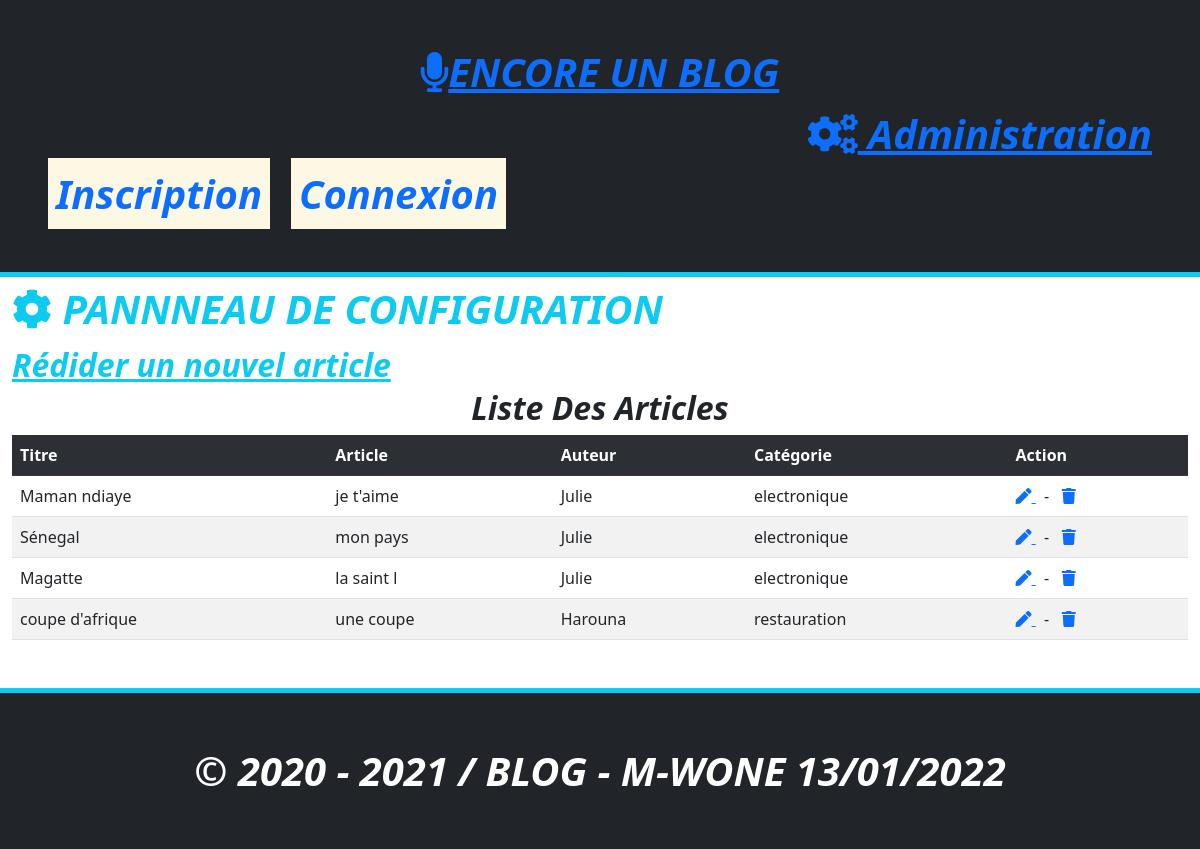
Page /?action=adminArt on the committed database.
### tables this page shows
CREATE TABLE IF NOT EXISTS `article` (
  `id` int NOT NULL AUTO_INCREMENT,
  `titre` varchar(30) NOT NULL,
  `contenu` text NOT NULL,
  `date_creation` datetime DEFAULT NULL,
  `auteur` int NOT NULL,
  `categorie` varchar(20) NOT NULL,
  PRIMARY KEY (`id`),
  KEY `auteur` (`auteur`),
  KEY `categorie` (`categorie`)
);

CREATE TABLE IF NOT EXISTS `auteur` (
  `id` int NOT NULL AUTO_INCREMENT,
  `prenom` varchar(20) NOT NULL,
  `nom` varchar(20) NOT NULL,
  `login` varchar(15) NOT NULL,
  `mdp` varchar(60) NOT NULL,
  PRIMARY KEY (`id`)
);

### index.php (called while the page is built, shortened)
<?php
include "classes/Article.php";
include "classes/Auteur.php";
include('classes/Commentaire.php');
include "modele/ModeleGenerique.php";
include "modele/ModeleArticle.php";
include "modele/ModeleAuteur.php";
include "controleur/Ctl_article.php";
$ctl_article = new Ctl_article();
$ctl_article->Url_article();

### modele/ModeleGenerique.php (called while the page is built)
<?php
    class ModeleGenerique{
        protected $pdo;
        public function __construct()
        {
            $this->pdo = new PDO("mysql:host=localhost;dbname=blog_b2", "root", "", [
                PDO::ATTR_ERRMODE => PDO::ERRMODE_EXCEPTION,
                PDO::ATTR_DEFAULT_FETCH_MODE => PDO::FETCH_ASSOC
            ]);
            $this->pdo->exec("SET NAMES utf8");
        }
        public function getAll($table){
            $stmt = $this->pdo->prepare("SELECT * FROM " .$table);
            $stmt->execute();
            return $stmt->fetchAll();
        }
        public function getOne($table, $value){
            $stmt = $this->pdo->prepare("SELECT * FROM " .$table . " WHERE id = ? ");
            $stmt->execute([$value]);
            return $stmt->fetch();
        }
    }

### modele/ModeleArticle.php (called while the page is built, shortened)
<?php
class ModeleArticle extends ModeleGenerique{
    public function getAllArticle(){
        $resultat = $this->getAll("article");
          $articles = [];
          foreach($resultat as $key => $value){
            extract($value);
            $article = new Article($id, $titre, $contenu, $auteur, $categorie);
            $articles[] = $article;
          }
          return $articles;
    }
}

### classes/Article.php (called while the page is built, shortened)
<?php
class Article{
    private $id;
    private $titre;
    private $contenu;
    private $auteur;
    private $categorie;
    public function setId($id){$this->id = $id;}
    public function getId(){return $this->id;}
    public function setTitre($titre){$this->titre = $titre;}
    public function getTitre(){return $this->titre;}
    public function setContenu($contenu){$this->contenu = $contenu;}
    public function getContenu(){return $this->contenu;}
    public function setAuteur($auteur){$this->auteur = $auteur;}
    public function getAuteur(){return $this->auteur;}
    public function setCategorie($categorie){$this->categorie = $categorie;}
    public function getCategorie(){return $this->categorie;}
}

### modele/ModeleAuteur.php (called while the page is built, shortened)
<?php
class ModeleAuteur extends ModeleGenerique{
    public function getAuteur($id){
        $res = $this->getOne("auteur", $id);
        extract($res);
        $auteur = new Auteur($id, $prenom, $nom, $login, $mdp);
        return $auteur;
    }
}

### classes/Auteur.php (called while the page is built, shortened)
<?php
class Auteur{
    private $prenom;
    public function setPrenom($prenom){$this->prenom  = $prenom;}
    public function getPrenom(){return $this->prenom;}
}

### vues/admin.phtml (the view, shortened to what this page needs)
    <h2 class="text-info text-uppercase fs-1 fw-bold fst-italic">
        <i class="fas fa-cog"></i> Pannneau de configuration
    </h2>
    <a href="?action=newArticle" class="text-info fs-2 fw-bold fst-italic">Rédider un nouvel article</a>
    <h2 class="text-center text-capitalize fs-2 fw-bold fst-italic">Liste des articles</h2>
    <table class="table table-striped table-hover">
        <tr class="table-dark">
            <th>Titre</th>
            <th>Article</th>
            <th>Auteur</th>
            <th>Catégorie</th>
            <th>Action</th>
        </tr>
        <?php foreach($articles as $key => $article): ?>
            <tr>
                <td> <?= $article->getTitre(); ?> </td>
                <td> <?= substr($article->getContenu(),0 ,10); ?> </td>
                <td> <?= $mdl_auteur->getAuteur($article->getAuteur() )->getPrenom() ?> </td>
                <td> <?= $article->getCategorie() ?> </td>
                <td>
                    <a data-bs-toggle="modal" data-bs-target="#modal<?= $article->getId(); ?>" href="?action=update&id=<?= $article->getId(); ?>">
                        <i class="fas fa-pen"></i>
                    </a>
                    &nbsp; - &nbsp;
                    <a href="?action=delete&id=<?= $article->getId(); ?>"><i class="fas fa-trash"></i></a>
                </td>
            </tr>
        <?php endforeach; ?>
    </table>
<?php $content = ob_get_clean();
    include "vues/template.phtml";

### rows in the picture
article: titre "Maman ndiaye", contenu "je t'aime", auteur.prenom "Julie", categorie "electronique"
article: titre "Sénegal", contenu "mon pays", auteur.prenom "Julie", categorie "electronique"
article: titre "Magatte", contenu "la saint l", auteur.prenom "Julie", categorie "electronique"
article: titre "coupe d'afrique", contenu "une coupe", auteur.prenom "Harouna", categorie "restauration"
